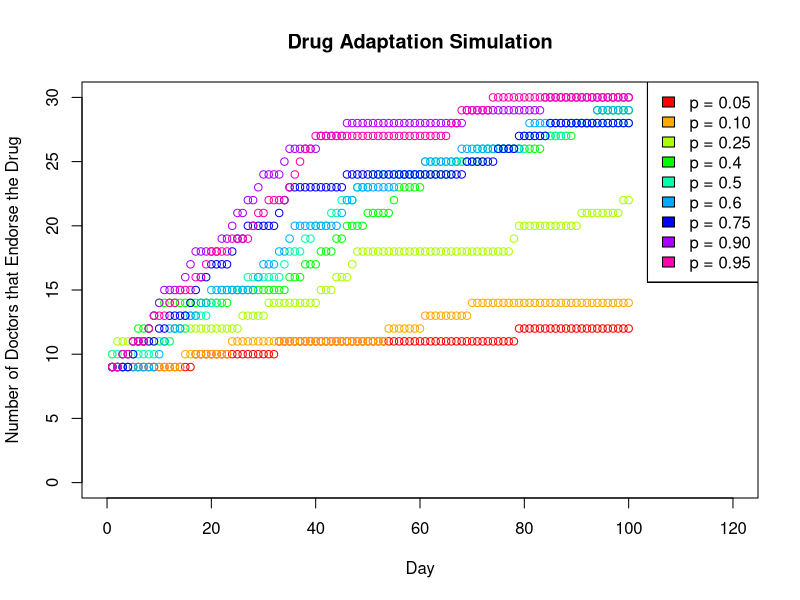

Generate this figure with R:
# Homework 6
# Stat 133, Lec 2, Spring 2015
# Due : Friday March 20th by 5 pm

# Review the slides on simulations for this assignment.

# Consider the following model on use of a new drug:
# We have a population of doctors, population size : <n.doctors>
# Every doctor has either adopted the use of a new drug, or not (0/1 status)
# Now write a function that runs a simulation for a period of :
# <n.days> where
# - every day exactly two _random_ doctors meet
# - if one has adopted but the other one has not then the
#   holdout adopts the use of the drug with probability p
# Return a matrix that shows for each day which doctors have adopted
# the use of the drug.

# Input varibles are
# <n.days> : the number of days the simulation should be run for
# <n.doctors> : total number of doctors 
# <initial.doctors> : a 0/1 vector of length <n.doctors>, 1 for adopters
# <p> : the probability that the non-adopter adopts the drug.

# Ouput variable
# <has_adopted> : matrix with <n.doctors> rows and <n.days> columns
#                 i.e. one row for each doctor
#                 the entries are 0 for days where the doctor is a
#                 non-adopter, else 1 (so once a row turns to 1 it stays as 1).

sim.doctors <- function(initial.doctors, n.doctors, n.days, p) {
  vector.doctors <- c()
  this.doctors <- initial.doctors
  for (i in 1:n.days) {
    this.sample <- sample(1:n.doctors, size=2)
    doctor1 <- this.doctors[this.sample[1]]
    doctor2 <- this.doctors[this.sample[2]]
    if ((doctor1 == 0 && doctor2 == 1) || (doctor1 == 1 && doctor2 == 0)) {
      random.number <- runif(1)
      if (random.number < p) {
        this.doctors[this.sample[1]] = 1
        this.doctors[this.sample[2]] = 1
      }      
    }
    vector.doctors <- c(vector.doctors, this.doctors)
  }
  mat <- matrix(vector.doctors, nrow=n.doctors)
  return(mat)

  # Set up the output variable, define it as a matrix then use initial.doctors
  # to set the first column (day)

  # Run a simulation for <n.days> (use a for loop).  In the loop:
  # 1) pick two random doctors
  # 2) check if one has adopted the other hasn't
  # 3) convert the non-adopter with probability p

  # return the output

}

# When you test your function you have to generate <initial.doctors> and
# pick values for the other input parameters.

set.seed(42)
# Generate a value for <initial.doctors> that has 10% 1s and 90% 0s.
# Run your function for at least 5 different values of <p> and plot
# on x-axis: days,
# on y-axis : the number of doctors that have already adopted the drug, on that day
# Put all 5 lines in one figure (e.g. use first plot() then lines() for the subsequent lines)
test.ndoctors <- 30
test.ndays <- 100
test.pvec <- c(0.05, 0.10, 0.25, 0.4, 0.5, 0.6, 0.75, 0.90, 0.95)
test.initial <- sample(0:1, size=test.ndoctors, replace=TRUE, prob=c(0.9, 0.1))

colors = rainbow(9)
return.matrix <- sim.doctors(test.initial, test.ndoctors, test.ndays, test.pvec[1])
counts <- c()
for (i in 1:test.ndays) {
  tabulate <- table(return.matrix[, i])
  counts <- c(counts, c(tabulate[names(tabulate) == 1]))
}
plot(x=1:test.ndays, y=counts, col=colors[1], type="p",
     main="Drug Adaptation Simulation", xlab="Day", 
     ylab="Number of Doctors that Endorse the Drug",
     xlim = c(0, 120), ylim = c(0, 30))

for (i in 2:9) {
  return.matrix <- sim.doctors(test.initial, test.ndoctors, test.ndays, test.pvec[i])
  counts <- c()
  for (j in 1:test.ndays) {
    tabulate <- table(return.matrix[, j])
    counts <- c(counts, c(tabulate[names(tabulate) == 1]))
  }
  points(x=1:test.ndays, y=counts, col=colors[i], type="p", 
        main="Drug Adaptation Simulation", xlab="Day",
        ylab="Number of Doctors that Endorse the Drug",
        xlim = c(0, 100), ylim = c(0, 30))
  legend("topright", fill = rainbow(9), legend = c("p = 0.05", "p = 0.10", "p = 0.25", "p = 0.4", "p = 0.5", "p = 0.6", "p = 0.75", "p = 0.90", "p = 0.95"))
}
